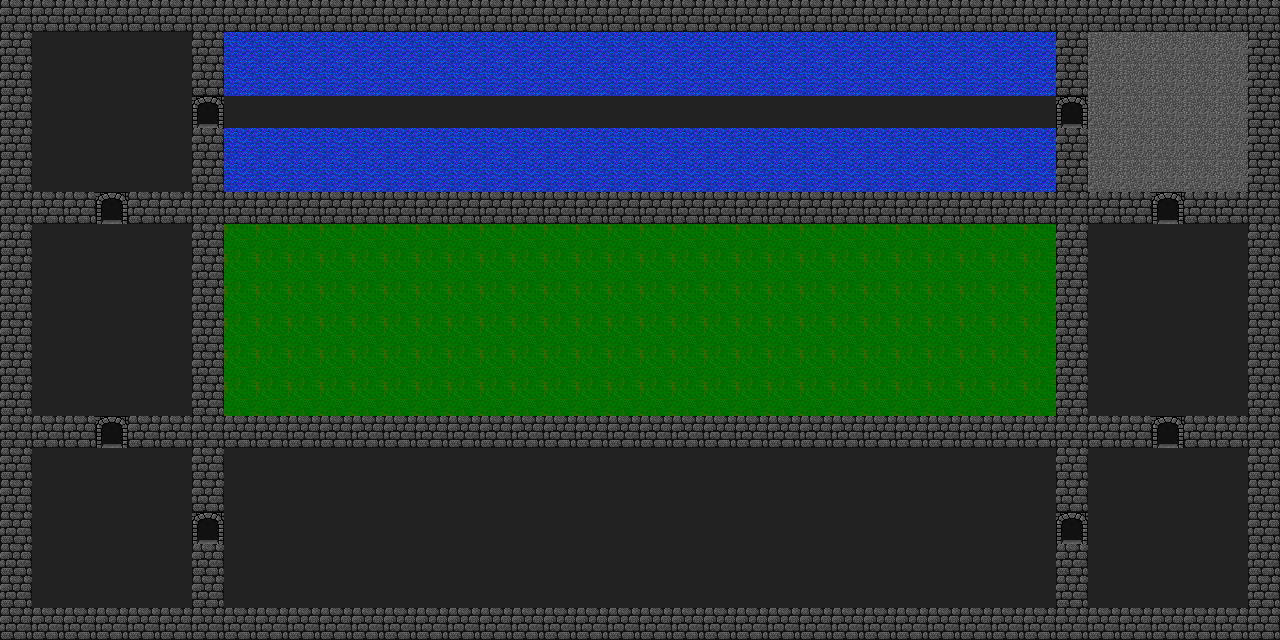

A level layout from a 2D game, rendered from its tile map. Below: a short description, then the map file with tile-grid data replaced by summaries:
An orthogonal 40x20 tile map with 32x32 px tiles, 1 tile layer (Tile Layer 1) and 1 object.

<map version="1.0" orientation="orthogonal" width="40" height="20" tilewidth="32" tileheight="32">
 <tileset firstgid="1" name="dungeon" tilewidth="32" tileheight="32">
  <image source="dungeon.png" trans="ffffff" width="320" height="416" />
 </tileset>
 <layer name="Tile Layer 1" width="40" height="20">
  <data>[800 cells, 800 non-empty, 6 distinct tile ids]</data>
 </layer>
 <objectgroup name="Object Layer 1" width="40" height="20">
  <object gid="10" x="568" y="531" />
 </objectgroup>
</map>